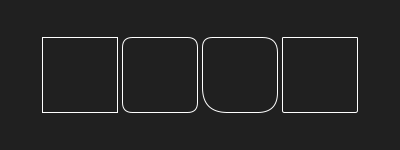
Frame 1 (no input)
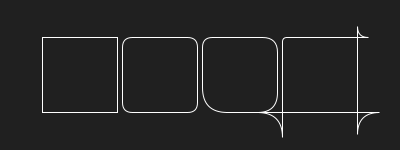
Frame 60 (the mouse pressed at the canvas centre just before this capture)
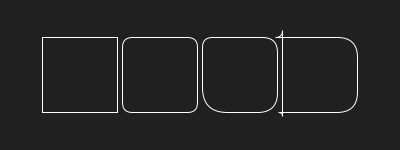
Frame 120 (the mouse held since frame 60 and released just before this capture)

The Processing sketch that drew these frames (run headless with seeded random() and noise(); from frame 60 on, the mouse is pressed at the canvas centre):

// Processing sketch: build
// ── build.pde
/* 

Formas básicas en Processing / rect()

- Dibuja 4 rectángulos con diferentes propiedades

José Vicente Araújo
http://dunadigital.com 
svcnt@dunadigital.com
junio 2015
Processing 2.2.1

*/

void setup() {
	size(400, 150); //tamaño de la ventana. (ancho, alto)
	//Punto de anclaje del rectángulo:
	//CENTER, CORNER (por defecto)
	rectMode(CENTER); 

}

void draw() {
	background(#202020);
	//Ejemplo 1
	//Cuadrado de 75x75
	stroke(255);
	strokeWeight(1);
	noFill();
	rect(width*0.20, height/2, 75, 75); //Rectángulo (coord x, coord y, ancho, alto)
	//Ejemplo 2
	//Cuadrado con esquinas redondeadas
	rect(width*0.40, height/2, 75, 75, 10); //Rectángulo (coord x, coord y, ancho, alto, redondeado uniforme)
	//Ejemplo 3
	//Cuadrado con diferentes redondeados
	rect(width*0.60, height/2, 75, 75, 10, 15, 20, 25); //Rectángulo (coord x, coord y, ancho, alto, redondeado de cada esquina)
	//Ejemplo 4
	//Redondeados variables positivos y negativos 
	rect(width*0.80, height/2, 75, 75, sin(frameCount*0.05)*25, sin(frameCount*0.06)*25, sin(frameCount*0.07)*25, sin(frameCount*0.08)*25);
}
	
